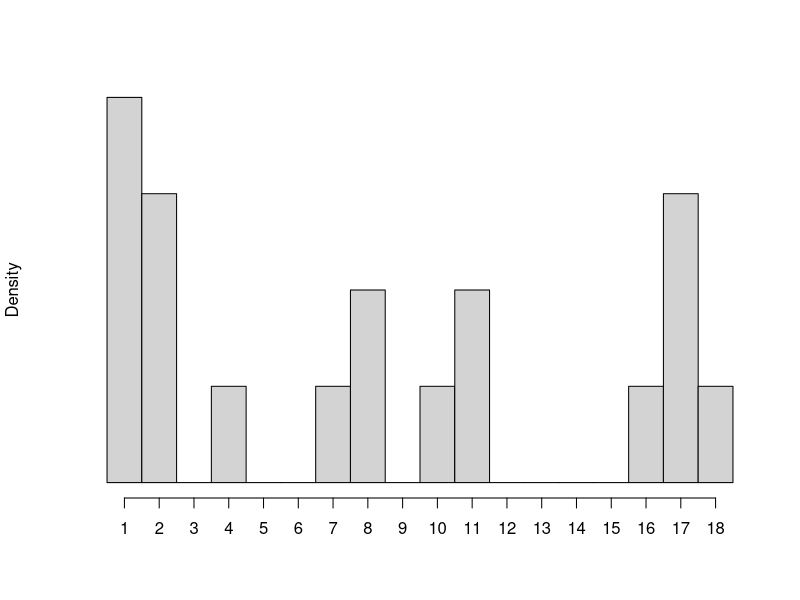
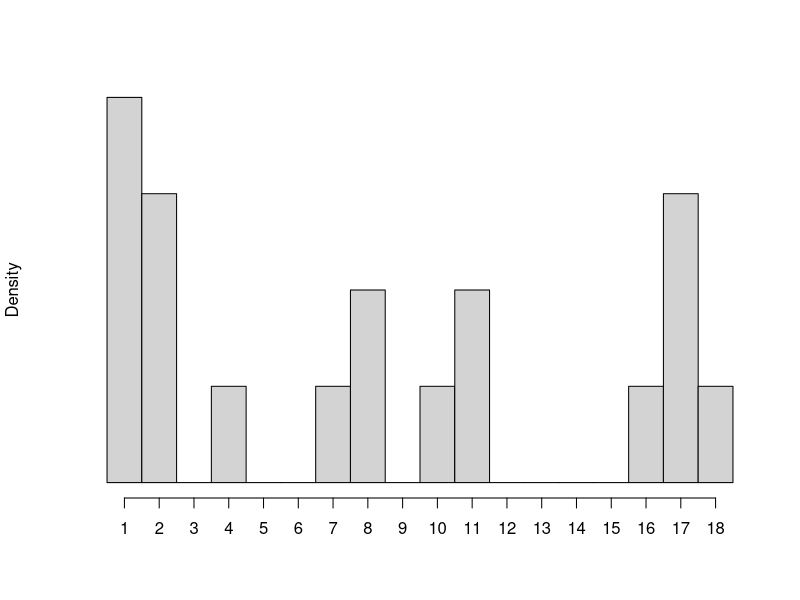
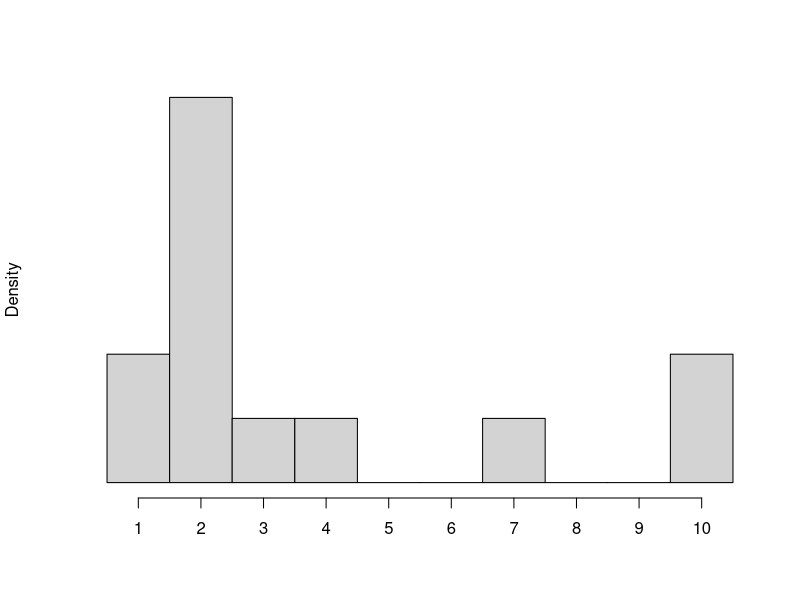
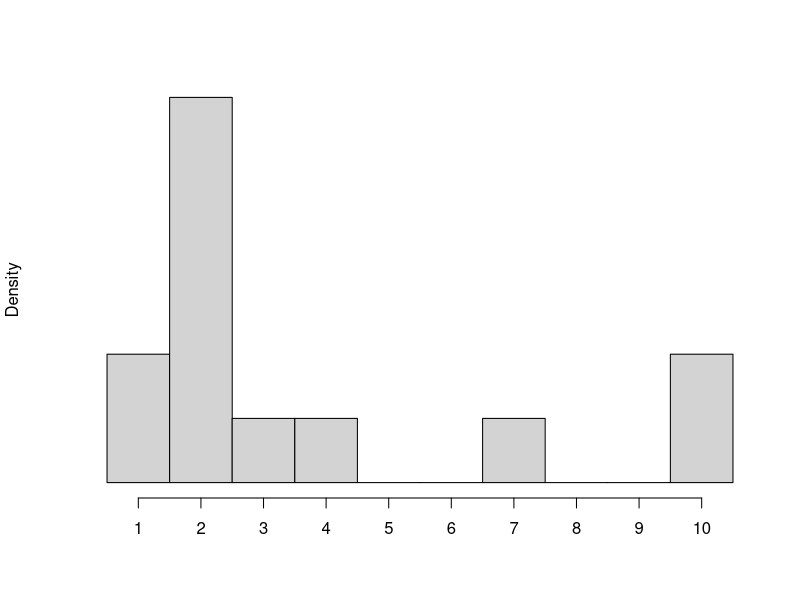
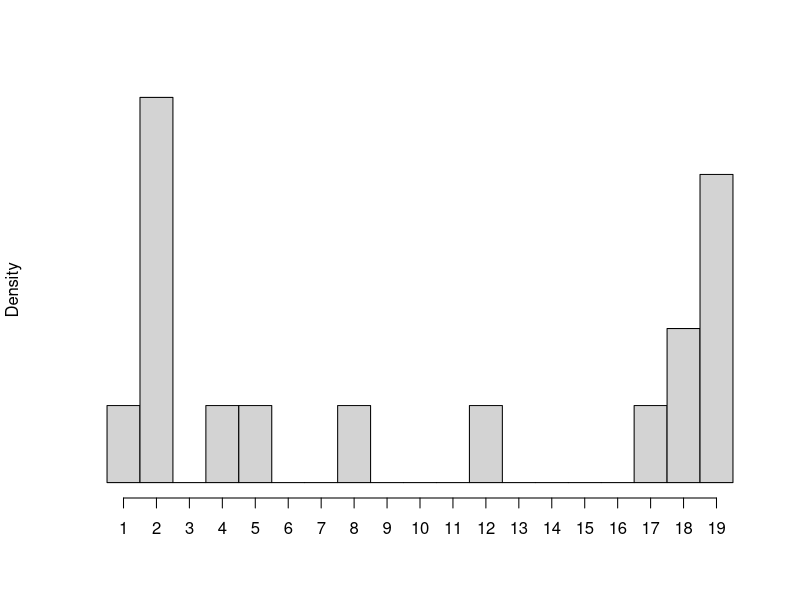
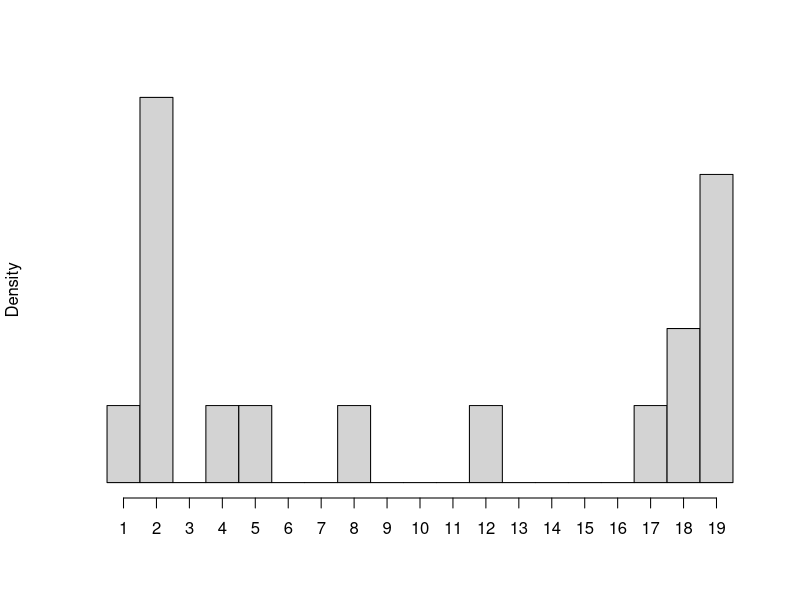
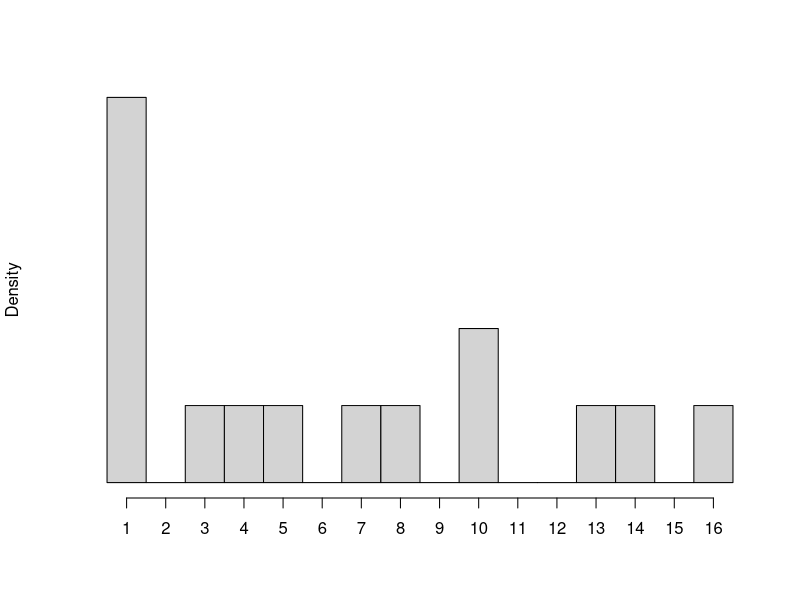
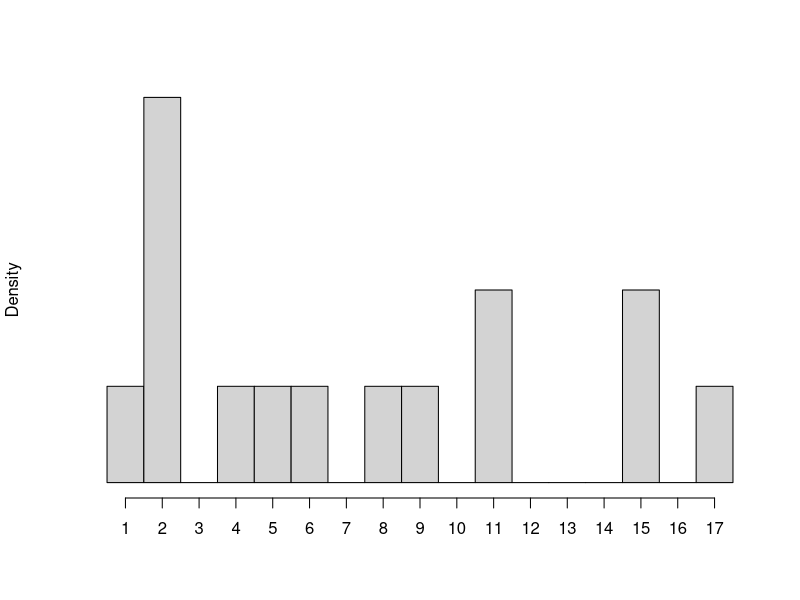

Here is the R script that generated these plots, in order:
plot_vw <- function(vw1)
{
	vw1_mat <- as.matrix(vw1)
	n <- ncol(vw1_mat)
	r <- hist(vw1_mat, breaks=n, axes=FALSE, prob=TRUE, main="", xlab="")
	axis(1, r$mid, as.character(1:length(r$mid)))
}

vw1 <- read.csv("Hitters_vw1.csv", header=FALSE)
vw2 <- read.csv("Hitters_vw2.csv", header=FALSE)

par(mfrow=c(2, 1))
pdf("Hitters_histogram.pdf")
plot_vw(vw1)
plot_vw(vw2)
dev.off()

vw1 <- read.csv("bodyfat_vw1.csv", header=FALSE)
vw2 <- read.csv("bodyfat_vw2.csv", header=FALSE)

par(mfrow=c(2, 1))
pdf("bodyfat_histogram.pdf")
plot_vw(vw1)
plot_vw(vw2)
dev.off()

vw1 <- read.csv("GradRate_vw1.csv", header=FALSE)
vw2 <- read.csv("GradRate_vw2.csv", header=FALSE)

par(mfrow=c(2, 1))
pdf("GradRate_histogram.pdf")
plot_vw(vw1)
plot_vw(vw2)
dev.off()

vw1 <- read.csv("USCrime_vw1.csv", header=FALSE)
vw2 <- read.csv("USCrime_vw2.csv", header=FALSE)

par(mfrow=c(2, 1))
pdf("USCrime_histogram.pdf")
plot_vw(vw1)
plot_vw(vw2)
dev.off()

vw1 <- read.csv("Wage_vw1.csv", header=FALSE)
vw2 <- read.csv("Wage_vw2.csv", header=FALSE)

par(mfrow=c(2, 1))
pdf("Wage_histogram.pdf")
plot_vw(vw1)
plot_vw(vw2)
dev.off()
